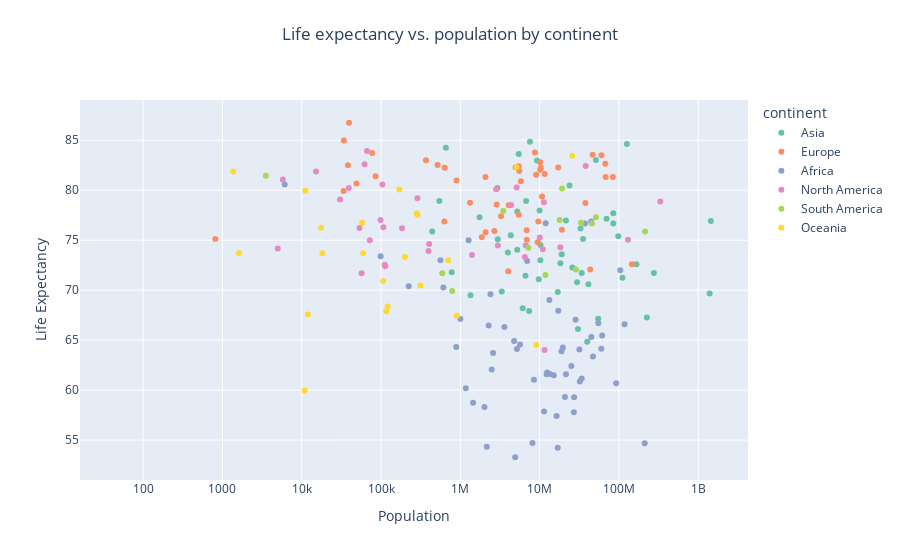

Notebook source saved alongside this figure:
### Code cell
pop_lifeexp_fig = px.scatter(data_frame=df_population_lifeexp, 
                               x='population', 
                               y='life_expectancy',
                               color='continent',
                               color_discrete_sequence=px.colors.qualitative.Set2,
                               title='Life expectancy vs. population by continent',
                               log_x=True)

pop_lifeexp_fig.update_layout(
    title={
        'text': 'Life expectancy vs. population by continent',
        'y': 0.95, 
        'x': 0.5, 
        'xanchor': 'center',  
        'yanchor': 'top',  
    },
    xaxis_title='Population', 
    yaxis_title='Life Expectancy'
)

pop_lifeexp_fig
